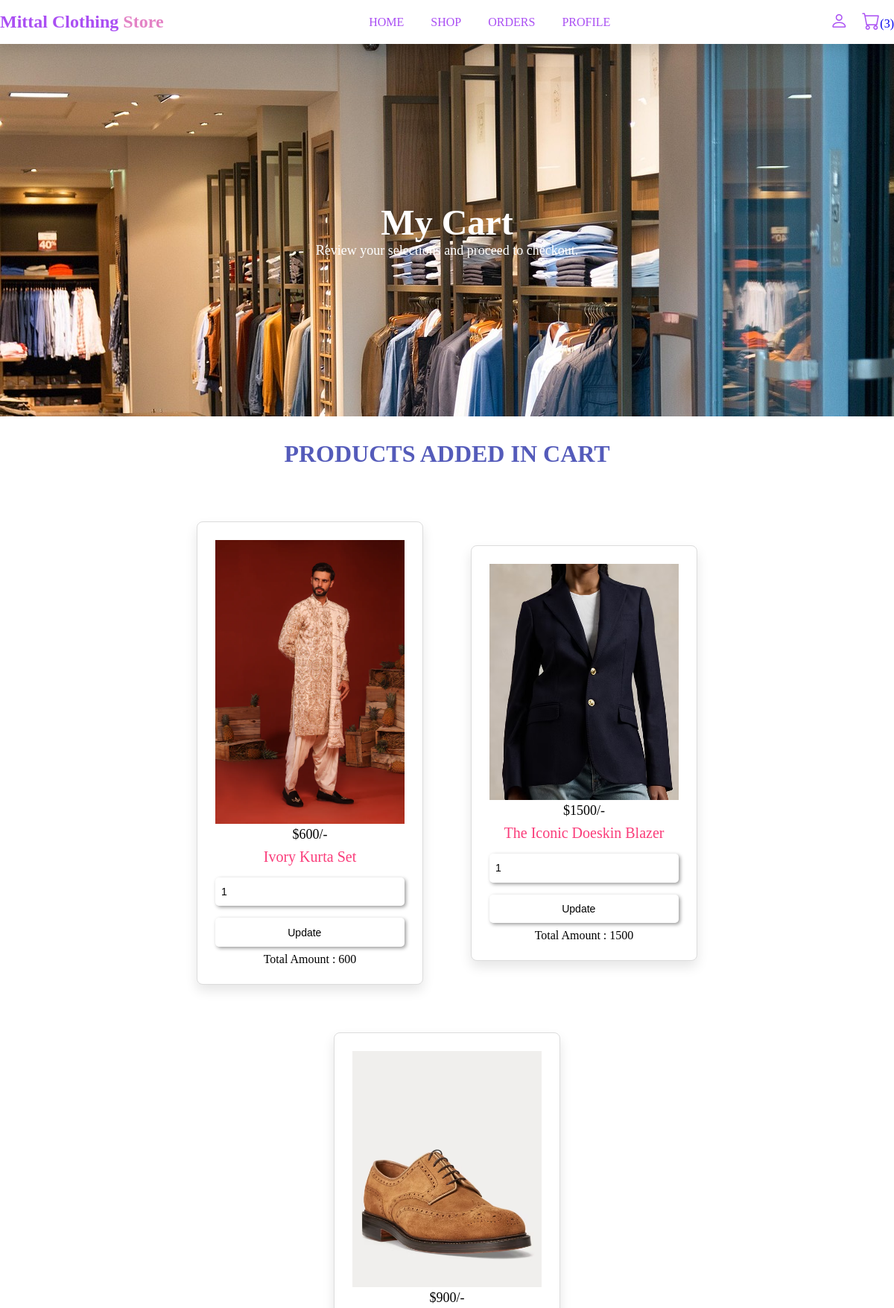
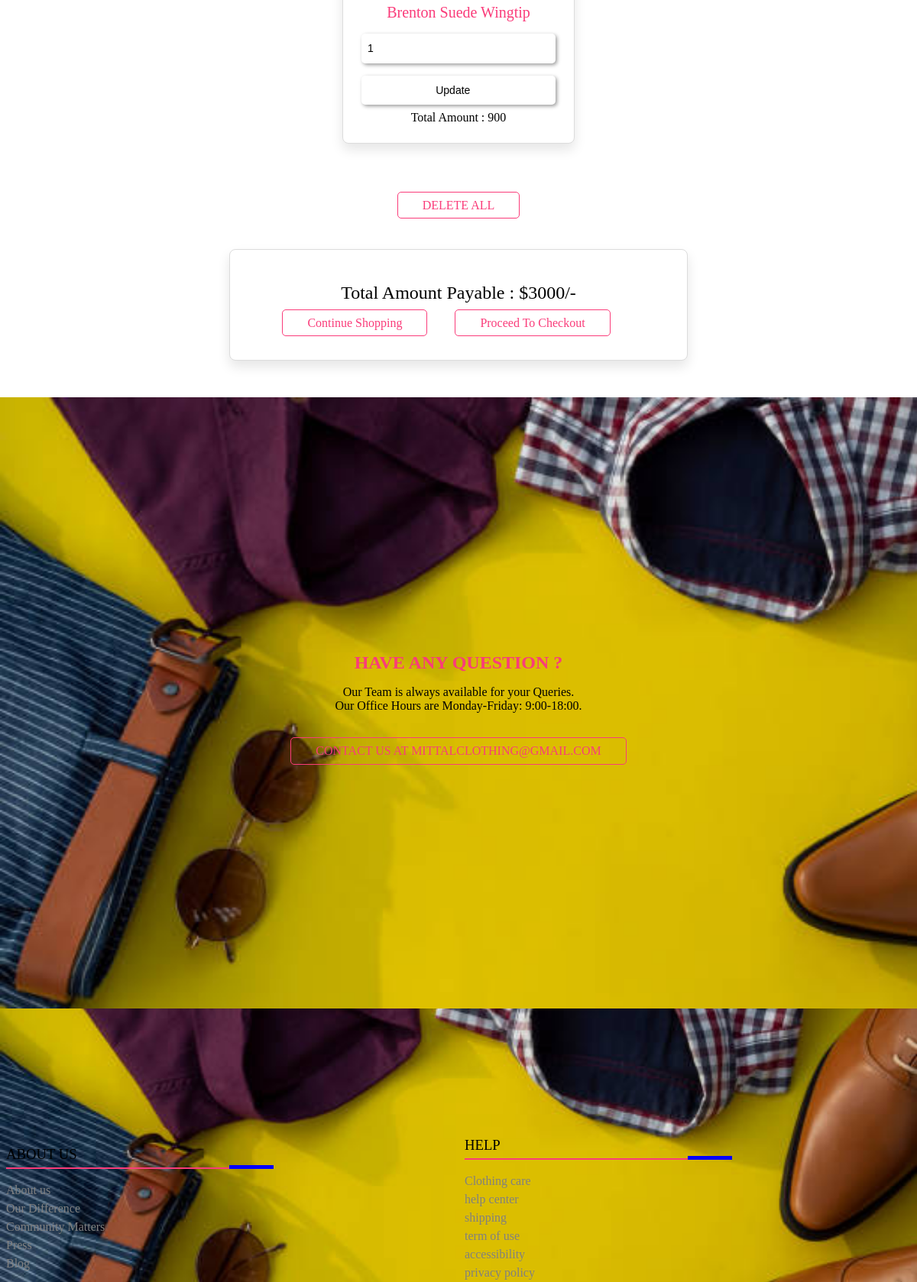
Screenshot of /cart.php (signed in, upper part) with the database file from the repository (2 pictures, top to bottom).
### tables this page shows
CREATE TABLE `cart` (
  `id` int(255) NOT NULL,
  `user_id` int(100) NOT NULL,
  `pid` int(100) NOT NULL,
  `name` varchar(100) NOT NULL,
  `price` varchar(100) NOT NULL,
  `quantity` varchar(255) NOT NULL,
  `image` varchar(100) NOT NULL
);

### cart.php (the view, shortened to what this page needs)
<?php
	$user_id = $_SESSION['user_id'];
?>
<!DOCTYPE html>
<html lang="en">
<head>
	<link rel="stylesheet" type="text/css" href="main.css">
	<link rel="stylesheet" href="https://cdn.jsdelivr.net/npm/bootstrap-icons@1.10.2/font/bootstrap-icons.css">
</head>
<body>
	 <?php include 'header.php'; ?>
    <div class="banner">
        <h1>My Cart</h1>
        <p>Review your selections and proceed to checkout.</p>
    </div>
    <div class="shop">
        <h1 class="title">Products added in cart</h1>
        <div class="box-container">
            <?php
                $grand_total = 0;
                $select_cart = mysqli_query($conn, "SELECT * FROM `cart` WHERE user_id='$user_id'") or die('query failed');
                if(mysqli_num_rows($select_cart)>0){
                    while($fetch_cart=mysqli_fetch_assoc($select_cart)){
            ?>
            <div class="box">
                <img src="image/<?php echo $fetch_cart['image']; ?>">
                <div class="price">$<?php echo $fetch_cart['price']; ?>/-</div>
                <div class="name"><?php echo $fetch_cart['name']; ?></div>
                <form method="post">
                    <div class="qty">
                        <input type="number" min="1" name="update_quantity" value="<?php echo $fetch_cart['quantity'] ?>">
                        <input type="submit" name="update_quantity_btn" value="Update">
                    </div>
                </form>
                <div class="total-amt">
                    Total Amount : <span><?php echo $total_amt = ($fetch_cart['price']*$fetch_cart['quantity']); ?></span>
                </div>
            </div>
            <?php
                    $grand_total+= $total_amt;
                    }
                }
            ?>
        </div>
        <div class="dlt">
            <a href="cart.php?delete_all" class="btn2" onclick="return confirm('/Do you want to delete all from cart?/')">Delete All</a>
        </div>
        <div class="cart_total">
            <p>Total amount payable : <span>$<?php echo $grand_total ?>/-</span></p>
            <a href="shop.php" class="btn2">Continue Shopping</a>
            <a href="checkout.php" class="btn2 <?php echo ($grand_total > 1)?'':'disabled'?>">Proceed to Checkout</a>
        </div>
    </div>
    <?php include 'footer.php'; ?>
</body>
</html>

### main.css (style rules this page uses)
* { margin: 0; padding: 0; box-sizing: border-box; }
:root { --white-alfa-40: rgba(255, 255, 255, 0.40); --white-alpha-25: rgba(255, 255, 255, 0.25); --backdrop-filter-blur: blur(5px); --pink: #fa3c7a; --purple: #aa4ff3; --box-shadow: 0 .5rem 1rem rgba(0, 0, 0, 0.1); }
a { text-decoration: none; }
input, textarea, select { width: 100%; background: var(--white-alpha-25); padding: .7rem 1.4rem; outline: none; border: none; border-radius: 5px; margin: .5rem 0; padding-left: .5rem; box-shadow: 2px 2px 5px rgba(0, 0, 0, 0.40); font-size: 14px; }
.title { text-transform: uppercase; color: var(--pink); text-align: center; margin: 1rem 0; }
.dlt { margin: 2rem auto; text-align: center; }
.btn2 { color: var(--pink); text-transform: uppercase; border-radius: 5px; border: 1px solid var(--pink); padding: .5rem 2rem; }
.box-container { padding: 2% 8%; display: grid; grid-template-columns: repeat(auto-fit,minmax(18rem,1fr)); justify-content: center; align-items: center; }
.box-container .box { box-shadow: var(--box-shadow); padding: 1rem; background: var(--white-alpha-25); border: 2px solid var(--white-alpha-40); margin: 1rem; text-align: center; border-radius: 5px; }
.title { text-align: center; text-transform: uppercase; margin: 2rem 0; color: #545bba; }
.box { cursor: pointer; transition: transform 0.2s ease; }
.shop .box { position: relative; }
.price { font-size: 18px; }
.name { font-size: 20px; color: var(--pink); margin: .5rem; text-transform: capitalize; }
.shop img { width: 100%; }
.banner, .banner-2 { width: 100%; height: 500px; background-image: url('img/slider0.jpg'); display: flex; flex-direction: column; justify-content: center; align-items: center; color: #fff; }
.banner h1 { font-size: 3rem; position: relative; text-transform: capitalize; }
.banner p { font-size: 18px; }
.cart_total { max-width: 600px; margin: 3rem auto; padding: 2rem; text-align: center; border: 1px solid gainsboro; box-shadow: var(--box-shadow); background: #fff; border-radius: 0.5rem; line-height: 2; text-transform: capitalize; }
.cart_total p { font-size: 1.5rem; }
.cart_total a { text-transform: capitalize; font-size: 16px; margin-right: 2rem; }
.box-container { display: flex; flex-wrap: wrap; justify-content: center; gap: 2rem; }
.shop .box, .cart .box { flex: 0 0 calc(33.333% - 2rem); max-width: 350px; background: #fff; padding: 1.5rem; border: 1px solid gainsboro; box-shadow: var(--box-shadow); text-align: center; border-radius: 0.5rem; }

### rows the page displays
cart: image (picture), price "600", name "Ivory Kurta Set", update_quantity "1", $total_amt=($fetch_cart['price']*$fetch_cart['quantity']) "600"
cart: image (picture), price "1500", name "The Iconic Doeskin Blazer", update_quantity "1", $total_amt=($fetch_cart['price']*$fetch_cart['quantity']) "1500"
cart: image (picture), price "900", name "Brenton Suede Wingtip", update_quantity "1", $total_amt=($fetch_cart['price']*$fetch_cart['quantity']) "900"

### other values shown
$cart_num_rows "3"
$grand_total "3000"
